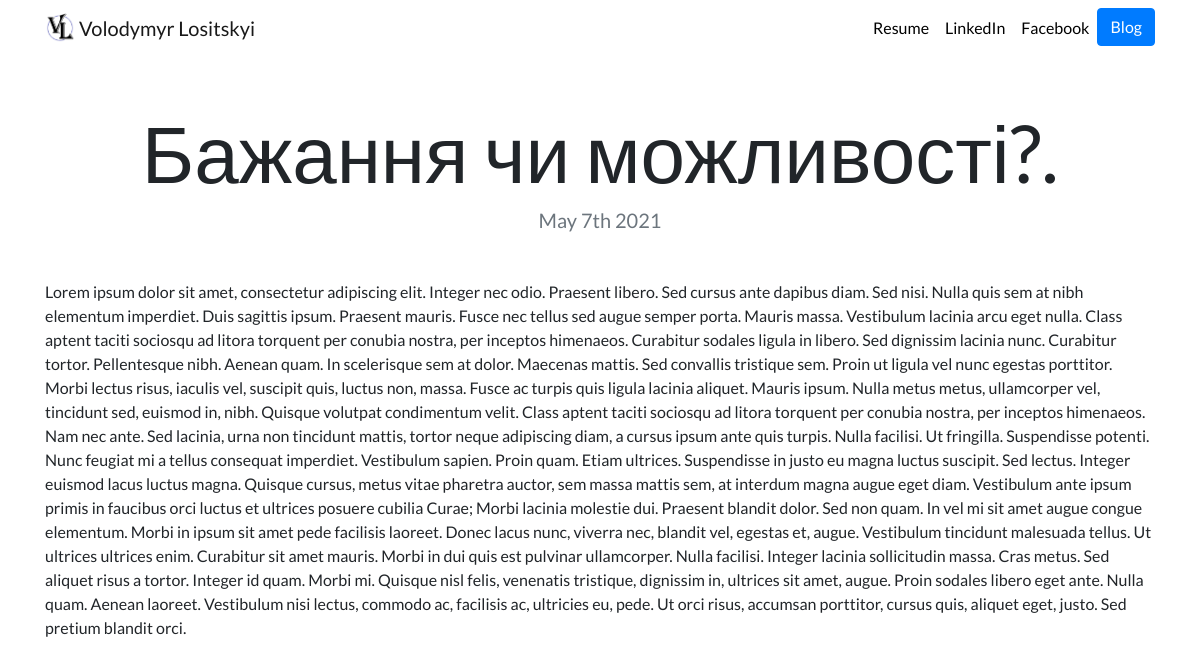
Page /blog/7/ on the committed database.
### blog/models.py (models this page shows, shortened)
class Blog (models.Model):
    title = models.CharField(max_length=200)
    description  = models.TextField()
    date = models.DateField()

### blog/views.py (the view)
# urls.py: path('<str:blog_id>/', views.detail, name='detail'),
def detail(request, blog_id):
    blog = get_object_or_404 (Blog, pk=blog_id)
    return render(request, 'blog/detail.html', {'blog':blog})

### blog/templates/blog/detail.html
{% extends "portfolio/base.html" %}
{% load static %}
{% block content %}
<h1 class="text-center mt-5" id="blogdetailtitle">{{ blog.title }}</h1>
<h5 class="text-center text-muted mb-5">{{ blog.date|date:'F jS Y' }}</h5>
{{ blog.description|safe }}
{% endblock %}

### portfolio/static/portfolio/custom.css (style rules this page uses)
body { font-family: 'Lato', sans-serif; }
@media (min-width: 992px) { #blogdetailtitle { font-size: 5rem; } }

### rows in the picture
Blog: title "Бажання чи можливості?.", date "May 7th 2021", description "Lorem ipsum dolor sit amet, consectetur adipiscing elit. Integer nec odio. Praesent libero. Sed cursus ante dapibus diam. Sed nisi. Nulla quis sem at nibh elementum imperdiet. Duis sagittis ipsum. Praesent mauris. Fusce nec tellus sed augue semper porta. Mauris massa. Vestibulum lacinia arcu eget nulla. Class aptent taciti sociosqu ad litora torquent per conubia nostra, per inceptos himenaeos. Curabitur sodales ligula in libero. Sed dignissim lacinia nunc. Curabitur tortor. Pellentesque nibh. Aenean quam. In scelerisque sem at dolor. Maecenas mattis. Sed convallis tristique sem. Proin ut ligula vel nunc egestas porttitor. Morbi lectus risus, iaculis vel, suscipit quis, luctus non, massa.…"
